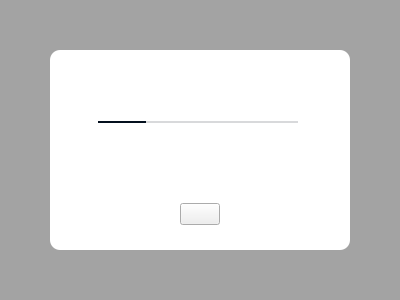
<?xml version="1.0" encoding="UTF-8"?>
<ui version="4.0">
 <class>ViewLoadingMessage</class>
 <widget class="QWidget" name="ViewLoadingMessage">
  <property name="geometry">
   <rect>
    <x>0</x>
    <y>0</y>
    <width>400</width>
    <height>300</height>
   </rect>
  </property>
  <property name="sizePolicy">
   <sizepolicy hsizetype="Expanding" vsizetype="Expanding">
    <horstretch>0</horstretch>
    <verstretch>0</verstretch>
   </sizepolicy>
  </property>
  <property name="windowTitle">
   <string notr="true"/>
  </property>
  <property name="autoFillBackground">
   <bool>false</bool>
  </property>
  <property name="styleSheet">
   <string notr="true">#ViewLoadingMessage
{
background-color: #33000000; /*colorToken.background-blur*/
}

#wMessageContainer
{
border-radius: 10px;
background-color: #FFFFFFFF; /*colorToken.page-background*/
}

QProgressBar 
{
     border: none;
     background-color: #D8D9DB; /*colorToken.border-strong*/
     max-height: 2px;
}

QProgressBar::chunk 
{
    background-color: #04101E; /*colorToken.border-strong-selected*/
}</string>
  </property>
  <property name="TOKENIZED" stdset="0">
   <bool>true</bool>
  </property>
  <layout class="QGridLayout" name="gridLayout">
   <property name="leftMargin">
    <number>0</number>
   </property>
   <property name="topMargin">
    <number>0</number>
   </property>
   <property name="rightMargin">
    <number>0</number>
   </property>
   <property name="bottomMargin">
    <number>0</number>
   </property>
   <property name="spacing">
    <number>0</number>
   </property>
   <item row="0" column="0">
    <widget class="QWidget" name="wContainer" native="true">
     <layout class="QGridLayout" name="gridLayout_2">
      <item row="0" column="1">
       <spacer name="verticalSpacer_3">
        <property name="orientation">
         <enum>Qt::Vertical</enum>
        </property>
        <property name="sizeHint" stdset="0">
         <size>
          <width>20</width>
          <height>24</height>
         </size>
        </property>
       </spacer>
      </item>
      <item row="1" column="0">
       <spacer name="horizontalSpacer">
        <property name="orientation">
         <enum>Qt::Horizontal</enum>
        </property>
        <property name="sizeHint" stdset="0">
         <size>
          <width>25</width>
          <height>20</height>
         </size>
        </property>
       </spacer>
      </item>
      <item row="1" column="1">
       <widget class="QWidget" name="wMessageContainer" native="true">
        <property name="minimumSize">
         <size>
          <width>300</width>
          <height>200</height>
         </size>
        </property>
        <property name="maximumSize">
         <size>
          <width>300</width>
          <height>200</height>
         </size>
        </property>
        <layout class="QVBoxLayout" name="verticalLayout">
         <property name="spacing">
          <number>20</number>
         </property>
         <property name="leftMargin">
          <number>48</number>
         </property>
         <property name="topMargin">
          <number>10</number>
         </property>
         <property name="rightMargin">
          <number>48</number>
         </property>
         <property name="bottomMargin">
          <number>25</number>
         </property>
         <item>
          <spacer name="verticalSpacer">
           <property name="orientation">
            <enum>Qt::Vertical</enum>
           </property>
           <property name="sizeHint" stdset="0">
            <size>
             <width>0</width>
             <height>0</height>
            </size>
           </property>
          </spacer>
         </item>
         <item alignment="Qt::AlignVCenter">
          <widget class="QLabel" name="lMessageLabel">
           <property name="text">
            <string/>
           </property>
           <property name="alignment">
            <set>Qt::AlignCenter</set>
           </property>
           <property name="wordWrap">
            <bool>true</bool>
           </property>
           <property name="type" stdset="0">
            <string notr="true">sub-title</string>
           </property>
          </widget>
         </item>
         <item alignment="Qt::AlignVCenter">
          <widget class="QProgressBar" name="pbProgressBar">
           <property name="minimumSize">
            <size>
             <width>200</width>
             <height>2</height>
            </size>
           </property>
           <property name="maximumSize">
            <size>
             <width>200</width>
             <height>2</height>
            </size>
           </property>
           <property name="value">
            <number>24</number>
           </property>
           <property name="textVisible">
            <bool>false</bool>
           </property>
          </widget>
         </item>
         <item alignment="Qt::AlignHCenter|Qt::AlignVCenter">
          <widget class="QLabel" name="lProgressLabel">
           <property name="type" stdset="0">
            <string notr="true">sub-title</string>
           </property>
          </widget>
         </item>
         <item>
          <spacer name="verticalSpacer_2">
           <property name="orientation">
            <enum>Qt::Vertical</enum>
           </property>
           <property name="sizeHint" stdset="0">
            <size>
             <width>0</width>
             <height>0</height>
            </size>
           </property>
          </spacer>
         </item>
         <item alignment="Qt::AlignHCenter|Qt::AlignBottom">
          <widget class="QPushButton" name="bButton">
           <property name="cursor">
            <cursorShape>PointingHandCursor</cursorShape>
           </property>
           <property name="text">
            <string/>
           </property>
           <property name="autoDefault">
            <bool>true</bool>
           </property>
           <property name="type" stdset="0">
            <string notr="true">secondary</string>
           </property>
           <property name="dimension" stdset="0">
            <string notr="true">small</string>
           </property>
          </widget>
         </item>
        </layout>
       </widget>
      </item>
      <item row="1" column="2">
       <spacer name="horizontalSpacer_2">
        <property name="orientation">
         <enum>Qt::Horizontal</enum>
        </property>
        <property name="sizeHint" stdset="0">
         <size>
          <width>25</width>
          <height>20</height>
         </size>
        </property>
       </spacer>
      </item>
      <item row="2" column="1">
       <spacer name="verticalSpacer_4">
        <property name="orientation">
         <enum>Qt::Vertical</enum>
        </property>
        <property name="sizeHint" stdset="0">
         <size>
          <width>20</width>
          <height>24</height>
         </size>
        </property>
       </spacer>
      </item>
     </layout>
    </widget>
   </item>
  </layout>
 </widget>
 <resources/>
 <connections/>
</ui>
